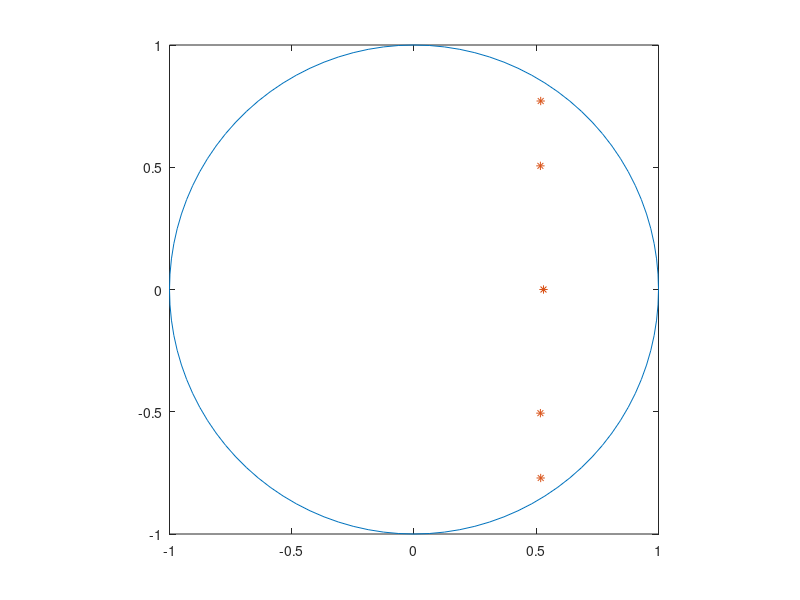

Source code (MATLAB):
%% Solution to 10.19
%
% Tomas McKelvey, November 2007
%
% Spec. FS = 100
Fs = 100;
Fp = 15;
Fst = 20;
% a) Firpm design (equiripple design)

%%
h = firpm(37,[0 Fp/Fs Fst/Fs 1/2]*2,[1 1 0 0],[1 2]);
NN = 2^10;
F = (0:NN-1)/NN*Fs;
H = abs([fft(h.',NN)]);
plot(F,20*log10(H)); % Zoom in plot to check specifications

% Stopband ripple in decibel
20*log10(0.01)
% Passband ripple in decibel
20*log10(1.02)

%% There is an automatic function which provides an order estimate
% Note though that the order had to be increased a factor 2 to meet the
% specs.
[n,f,a,w] = firpmord( [15 20], [1 0], [0.02 0.01], 100);
h2 = firpm(n+2,f,a,w);
H = abs([fft(h.',NN),fft(h2.',NN)]);
plot(F,20*log10(H)); % Zoom in plot to check specifications

% b) eq 10.2.94 gives
Mhat1 = (-20*log10(sqrt(0.01*0.02))-13)/14.6/((20-15)/100) + 1
% while 10.2.95 is the equation used in firpmord


%% Now design using window technique
h3 = fir1(37,15/Fs*2,hamming(37+1));
H = abs([fft(h.',NN),fft(h3.',NN)]);
plot(F,20*log10(H)); % Zoom in plot to check specifications

% The high stop-band attenuation makes the transition region large and
% filter does not meet specs.

%% Try a chebyshev window
h4 = fir1(37,17.5/Fs*2,chebwin(37+1,33));
H = abs([fft(h.',NN),fft(h4.',NN)]);
plot(F,20*log10(H)); % Zoom in plot to check specifications
% Almost meets the specs.

%% d) IIR elliptic filter 

[b,a] = ellip(5,0.17,40,Fp/Fs*2);
H5 = freqz(b,a,F*2*pi/Fs);
plot(F,20*log10([H(:,1) H5.']))
%%
% check the poles of the filter
p = roots(a);
[p abs(p) angle(p)*180/pi]
plot(p,'*'); axis square;
axis([-1 1 -1 1]);
cc = exp(i*2*pi*(0:100)/100);
plot(cc); hold on ; %plot a circle 
plot(p,'*'); axis square;
axis([-1 1 -1 1]);
hold off

%% e) 
% The fir filter (order 37) has 38 coefficients
% To produce one sample output 38 multiplications and 37 additions are
% needed and 37 memory elements

% The elliptical IIR filter implemented in second order sections requires 
% two second order sections and one first order section. 
% eight multiplications 10 additions and 5 memory elements
% This particular filter has severeal coefficents which are one and thus
% does not need any multiplyer for those coefficients.
